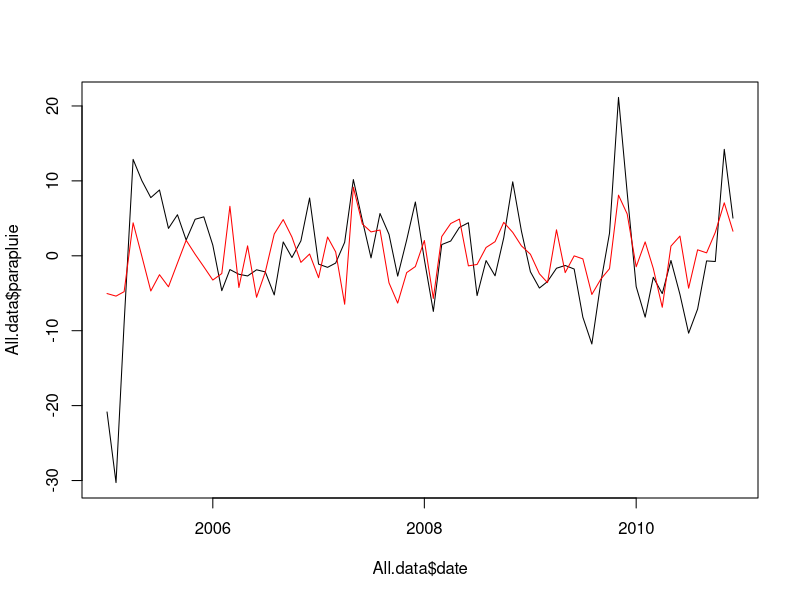

Recreate this plot in R.
#
# Linear regressions
#

setwd("~/Dropbox/Teaching/Data4courses/parapluie")

# Load data:
Google         <- read.csv("google_trend_parapluie.csv")
Precipitations <- read.csv("xls_Climatologie1104.csv")

Google$Semaine <- substr(Google$Semaine,1,10)
Google$Semaine <- as.Date(Google$Semaine,"%Y-%m-%d")
Google$mois    <- as.integer(format(Google$Semaine,"%m"))
Google$annee   <- as.integer(format(Google$Semaine,"%Y"))

Precipitations$Mois   <- as.Date(Precipitations$Mois,"%d/%m/%y")
Precipitations$precip <- apply(Precipitations[,2:7],1,mean)

All.data <- data.frame(date = Precipitations$Mois,precip=Precipitations$precip)
N <- dim(All.data)[1]

# Add variable "parapluie" (Google) in All.data
All.data$parapluie <- NaN
count <- 0
for(a in 2005:2010){
  for(m in 1:12){
    count <- count + 1
    data.aux <- subset(Google,(annee==a)&(mois==m))
    All.data$parapluie[count] <- mean(as.integer(data.aux$parapluie))
  }
}

# Remove trend from Google data:
trend <- 1:N
eq.trend <- lm(All.data$parapluie~trend)
detrend.parapluie <- eq.trend$residuals
All.data$parapluie <- detrend.parapluie

eq <- lm(All.data$parapluie~All.data$precip)
summary((eq))

plot(All.data$date,All.data$parapluie,type='l')
lines(All.data$date,eq$fitted.values,col='red')

# Construct monthly dummies:
monthly.dummy <- matrix(0,N,11)
for(i in 1:11){
  aux <- rep(0,12)
  aux[i] <- 1
  aux <- rep(aux,10)
  aux <- aux[1:N]
  monthly.dummy[,i] <- aux
}

All.data <- cbind(All.data,monthly.dummy)

write.csv(All.data,file="data4parapluie.csv",row.names=FALSE)

